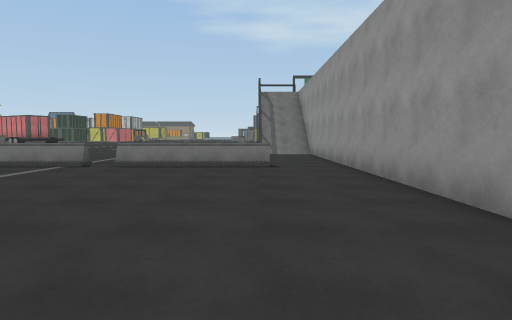
view 1 (above)

24 first-person views from a walk through a scene from a Unity 3-D project. The camera is 1.3 m above the floor, tilts 4° down and sees 75° across. The floor is counted in squares, 2 m on a side. Each view is taken from the middle of a square. On the plan, view 1 faces up. The plan holds only what a view shows up to about 10 squares ahead; the rest is blank. The place goes on beyond the plan. The player character is not drawn. Surface patterns are stand-ins for the level's own textures.

view 2
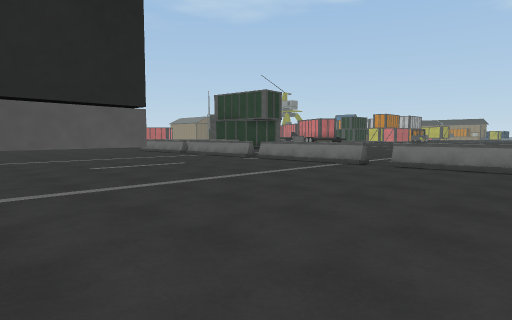

view 3
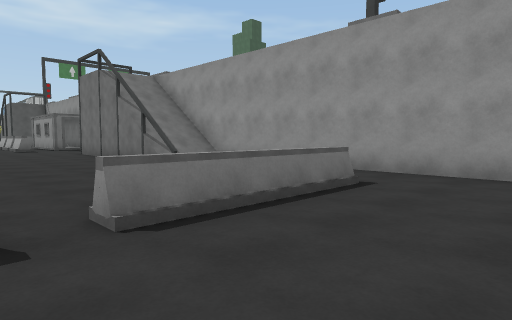

view 4
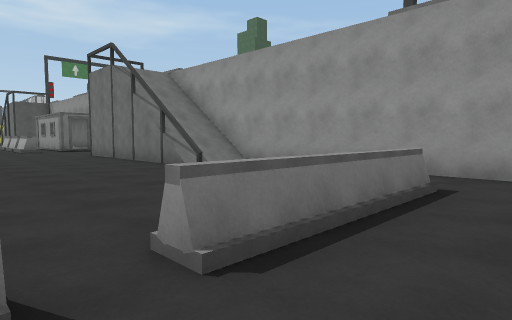

view 5
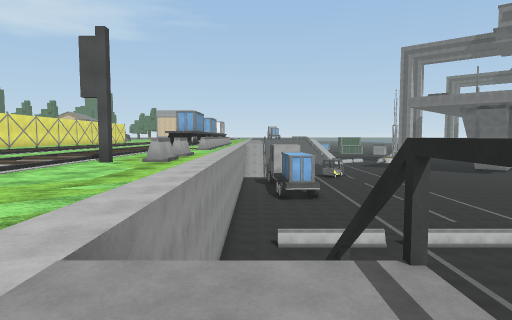

view 6
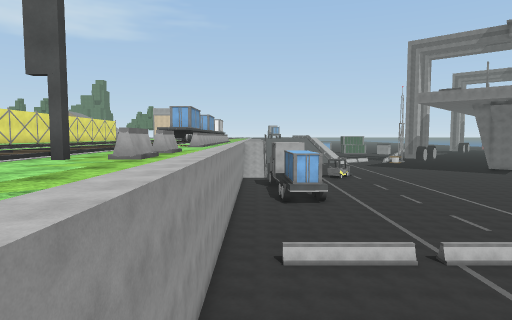

view 7
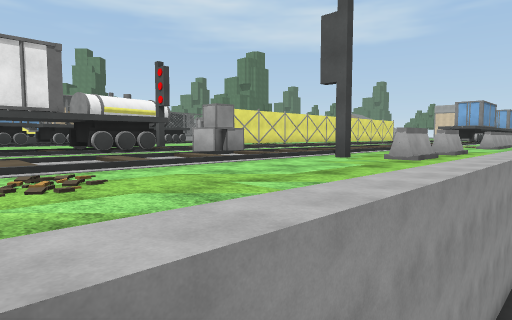

view 8
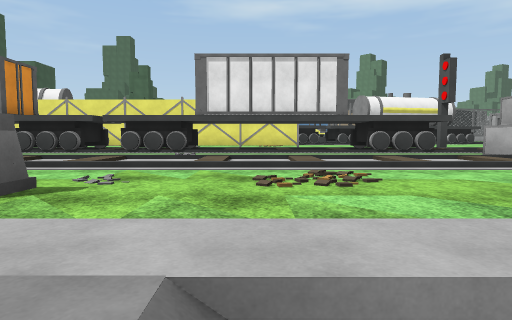

view 9
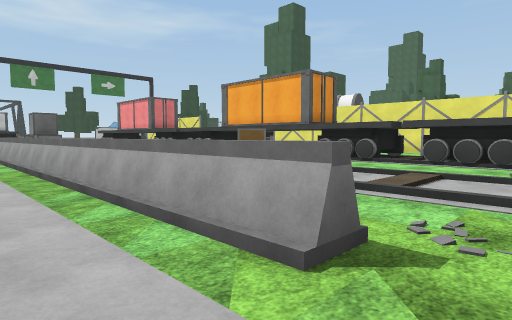

view 10
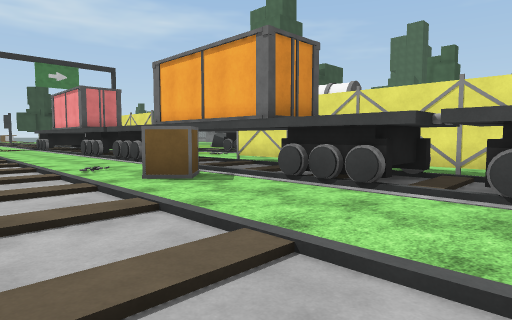

view 11
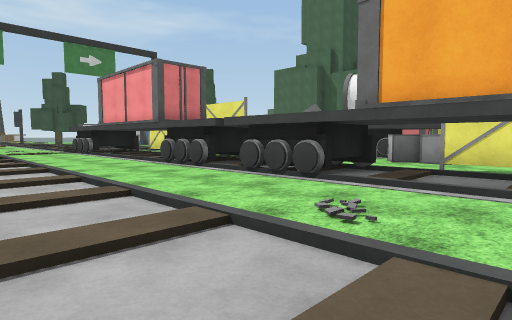

view 12
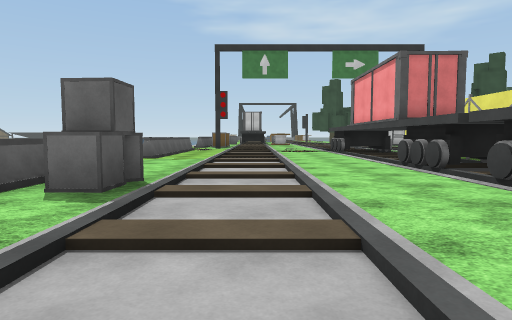

view 13
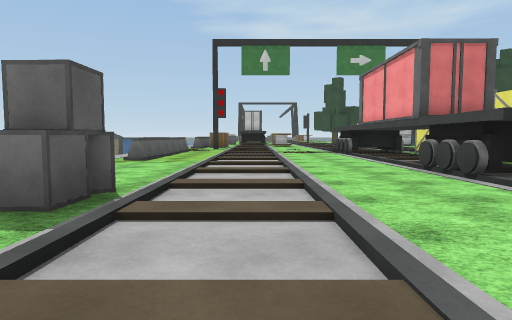

view 14
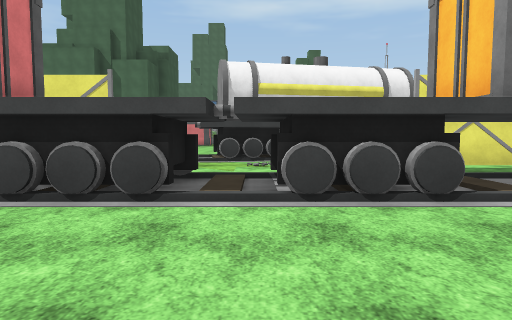

view 15
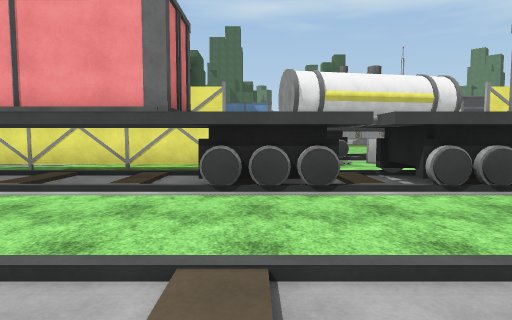

view 16
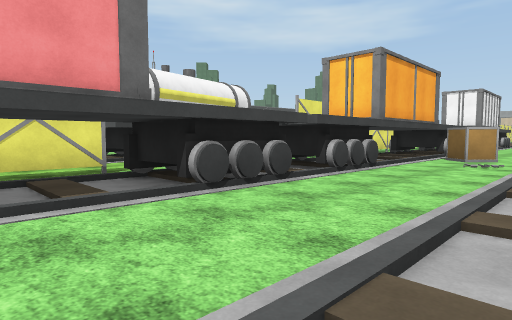

view 17
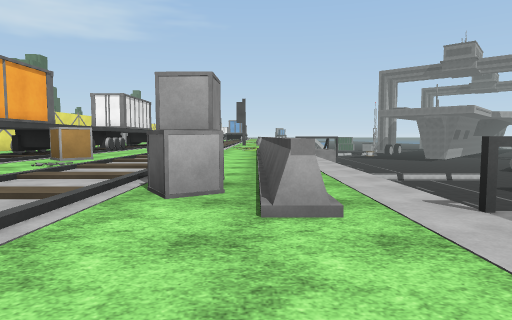

view 18
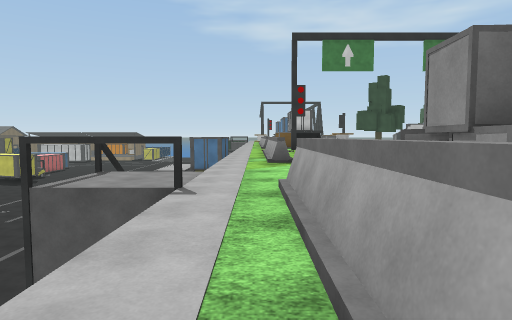

view 19
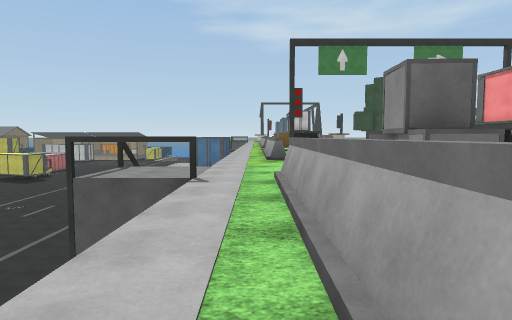

view 20
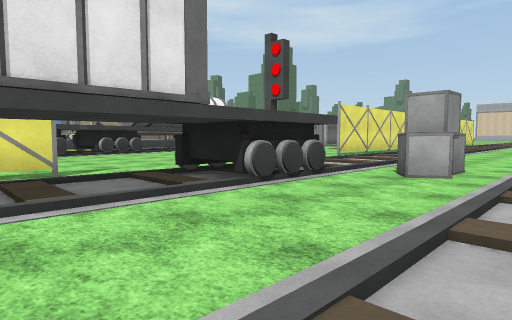

view 21
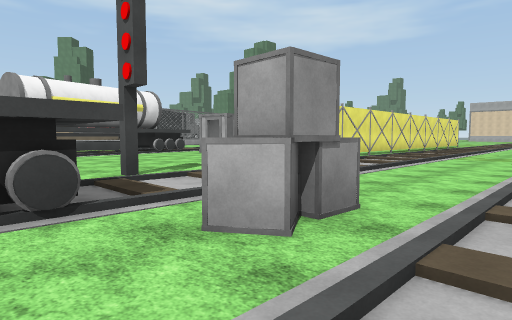

view 22
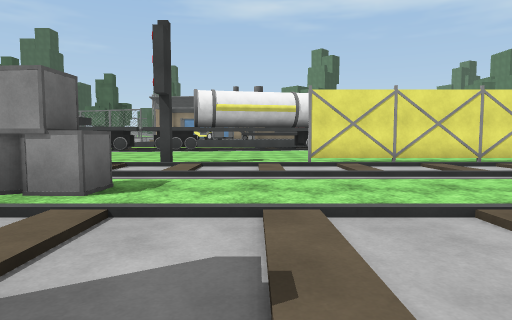

view 23
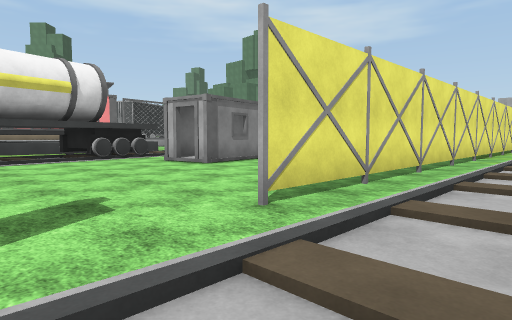

view 24
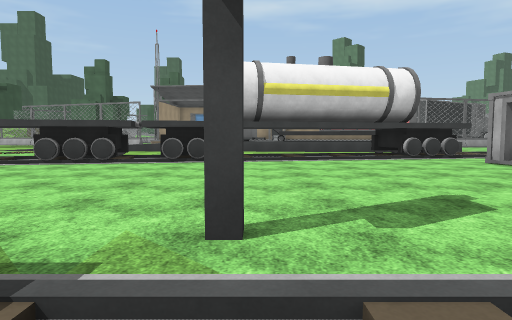

### Floor plan
Key: @ floor where view 1 was taken; # wall or solid block; x gap in a wall; . main floor; : floor 0.25 m higher than the main floor; - floor 5.5 m lower than the main floor; / step, stairs or slope; = window, fence, low wall or low ledge; v drop or lower ground; T thing the floor can be seen under or through; O other object.
Columns run from 7 left of view 1 to 22 right of it. Each row starts with its distance up from view 1.
 36    --    /.=.  ...: O.
 35    ---   /.../:...: O.
 34    --- x /...//...: O./
 33     -- v//.../:...##O..
 32        v.....//...TT.../
 31          #.=./:...TT...#O
 30          -.#O//...TT...O
 29          -.#O//..OT ..O#
 28          -.=./:...##..O
 27          -.=.//...: O..
 26           .=./:...: O..
 25           .=.//.O.: O..
 24           .=. /.OO: O..
 23           .= /:...# O
 22           .= //...# O.
 21          -.= /:...##O.
 20          -.= /:...# O.
 19           .=.//..O# O
 18         ...#./:...# O
 17      --v.....//.    O
 16     ---x//.../:..   O
 15     ---x//...//..   O..
 14     ---x//.../:..   ......##
 13     ---x//...//...##.......##
 12    ----#--...//...##.......#
 11   -----  -.../:...# .......#
 10  ---------...//.O.//.......O
  9  ---------.=#/:.O.:/#......:
  8  ///////--.x.//...//........
  7 x==xx===--.x.//...//........
  6 ----------.=./:...:/........::
  5 ----------.   /...//O.......##
  4 ----------.    ...:/O.......#
  3 ----------     ...//O....##.
  2 ----------     ...//O.. .##
  1 ---------       .. /O..  #
  0    --  @           /O..

Positions as (right, up) in squares from view 1, and headings:
1: (0, 0), facing up
2: (0, 0), facing up-left
3: (-4, 5), facing up-right
4: (-4, 6), facing up-right
5: (1, 18), facing down
6: (1, 16), facing down
7: (1, 16), facing down-right
8: (1, 16), facing right
9: (2, 17), facing up-right
10: (6, 19), facing up-right
11: (6, 25), facing up-right
12: (7, 25), facing up
13: (7, 26), facing up
14: (7, 30), facing right
15: (6, 32), facing right
16: (7, 35), facing down-right
17: (4, 34), facing down
18: (3, 27), facing up
19: (3, 26), facing up
20: (7, 16), facing down-right
21: (7, 12), facing down-right
22: (5, 7), facing right
23: (11, 8), facing down-right
24: (11, 9), facing right
